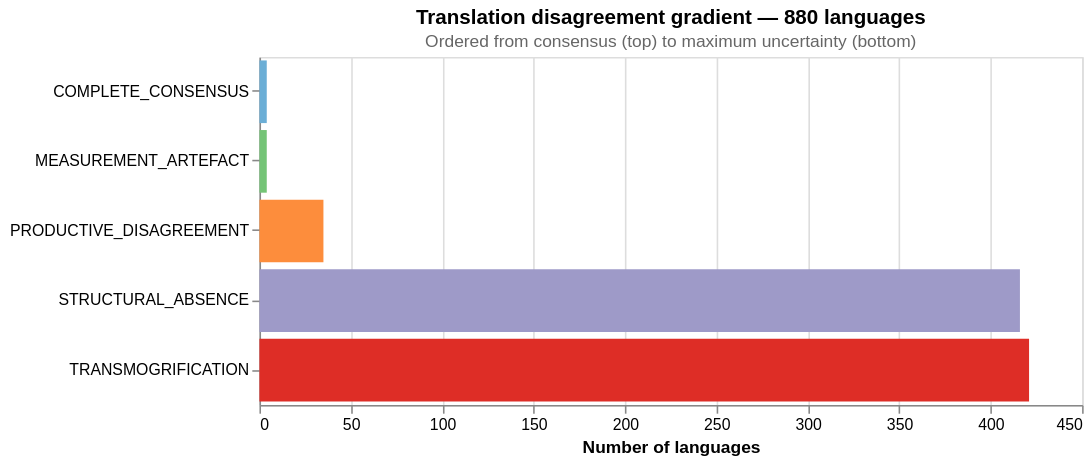

Write notebook code for a chart like this one.
### Code cell
cat_df = result_df['category'].value_counts().reset_index()
cat_df['label'] = cat_df['category'].map(CAT_LABELS)
cat_df['pct']   = (cat_df['count'] / len(result_df) * 100).round(1)

print('Category distribution:')
for _, r in cat_df.sort_values('count', ascending=False).iterrows():
    bar = '█' * int(r['count'] / len(result_df) * 40)
    print(f"  {r['category']:<30} {bar} {int(r['count']):>4}  ({r['pct']:.1f}%)")

alt.Chart(cat_df).mark_bar().encode(
    x=alt.X('count:Q', title='Number of languages'),
    y=alt.Y('category:N', sort=CAT_ORDER, title=None),
    color=alt.Color(
        'category:N',
        scale=alt.Scale(domain=list(CAT_COLORS.keys()), range=list(CAT_COLORS.values())),
        legend=None,
    ),
    tooltip=[
        alt.Tooltip('label:N', title='Category'),
        alt.Tooltip('count:Q', title='Languages'),
        alt.Tooltip('pct:Q', format='.1f', title='%'),
    ],
).properties(
    width=520, height=220,
    title=alt.TitleParams(
        'Translation disagreement gradient — 880 languages',
        subtitle='Ordered from consensus (top) to maximum uncertainty (bottom)',
        subtitleColor='#666', subtitleFontSize=11,
    ),
)

### Figure 1 — Vega specification as saved in the notebook (floating-point values rounded to 4 significant figures)
{"$schema": "https://vega.github.io/schema/vega/v6.json", "data": [{"name": "source_0"}, {"name": "data_0", "values": [{"category": "TRANSMOGRIFICATION", "count": 421, "count_end": 421.0, "count_start": 0.0, "label": "Transmogrification (divergent, unanchored)", "pct": 47.8}, {"category": "STRUCTURAL_ABSENCE", "count": 416, "count_end": 416.0, "count_start": 0.0, "label": "Structural absence (source-term borrowing)", "pct": 47.3}, {"category": "PRODUCTIVE_DISAGREEMENT", "count": 35, "count_end": 35.0, "count_start": 0.0, "label": "Productive disagreement (Wikipedia-anchored)", "pct": 4.0}, {"category": "COMPLETE_CONSENSUS", "count": 4, "count_end": 4.0, "count_start": 0.0, "label": "Complete consensus (all services identical)", "pct": 0.5}, {"category": "MEASUREMENT_ARTEFACT", "count": 4, "count_end": 4.0, "count_start": 0.0, "label": "Surface variation (case / diacritics / script)", "pct": 0.5}]}, {"name": "source_0_y_domain_category", "values": [{"category": "TRANSMOGRIFICATION", "sort_field": 4.0}, {"category": "STRUCTURAL_ABSENCE", "sort_field": 3.0}, {"category": "PRODUCTIVE_DISAGREEMENT", "sort_field": 2.0}, {"category": "COMPLETE_CONSENSUS", "sort_field": 0.0}, {"category": "MEASUREMENT_ARTEFACT", "sort_field": 1.0}]}], "marks": [{"type": "rect", "name": "marks", "from": {"data": "data_0"}, "encode": {"update": {"x2": {"field": "count_start", "scale": "x"}, "height": {"signal": "max(0.25, bandwidth('y'))"}, "fill": {"field": "category", "scale": "color"}, "x": {"field": "count_end", "scale": "x"}, "y": {"field": "category", "scale": "y"}, "tooltip": {"signal": "{\"Category\": isValid(datum[\"label\"]) ? datum[\"label\"] : \"\"+datum[\"label\"], \"Languages\": format(datum[\"count\"], \"\"), \"%\": format(datum[\"pct\"], \".1f\")}"}}}, "style": ["bar"]}], "scales": [{"name": "x", "type": "linear", "domain": {"data": "data_0", "fields": ["count_start", "count_end"]}, "range": [0, {"signal": "width"}], "zero": true, "nice": true}, {"name": "y", "type": "band", "domain": {"data": "source_0_y_domain_category", "field": "category", "sort": {"op": "max", "field": "sort_field"}}, "range": [0, {"signal": "height"}], "paddingOuter": 0.05, "paddingInner": 0.1}, {"name": "color", "type": "ordinal", "domain": ["COMPLETE_CONSENSUS", "MEASUREMENT_ARTEFACT", "PRODUCTIVE_DISAGREEMENT", "STRUCTURAL_ABSENCE", "TRANSMOGRIFICATION"], "range": ["#6baed6", "#74c476", "#fd8d3c", "#9e9ac8", "#de2d26"]}], "axes": [{"scale": "x", "labels": false, "aria": false, "domain": false, "gridScale": "y", "minExtent": 0, "orient": "bottom", "ticks": false, "tickCount": {"signal": "ceil(width/40)"}, "maxExtent": 0, "grid": true, "zindex": 0}, {"scale": "x", "zindex": 0, "grid": false, "title": "Number of languages", "labelOverlap": true, "labelFlush": true, "orient": "bottom", "tickCount": {"signal": "ceil(width/40)"}}, {"scale": "y", "zindex": 0, "orient": "left", "grid": false}], "title": {"text": "Translation disagreement gradient — 880 languages", "subtitle": "Ordered from consensus (top) to maximum uncertainty (bottom)", "frame": "group", "subtitleColor": "#666", "subtitleFontSize": 11}, "padding": 5, "width": 520, "style": "cell", "background": "white", "height": 220}
